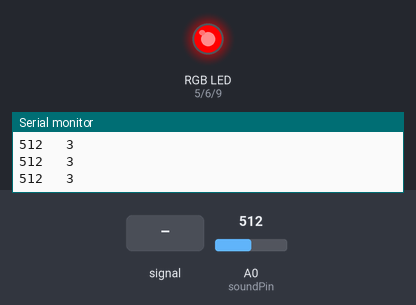
This sketch was run on a simulated Arduino Uno, built with avr-gcc and run on an emulated ATmega328P. On the bench: an RGB LED mixed from three pins (HIGH = lit), the last lines printed to the serial monitor. Inputs (shaded band) come from the test bench; at power-on: A0 (soundPin) = 512.

Above: at 1.2 s.
1.3 s: A0 (soundPin) set to 109
4.3 s: A0 (soundPin) set to 95
At 6.0 s:
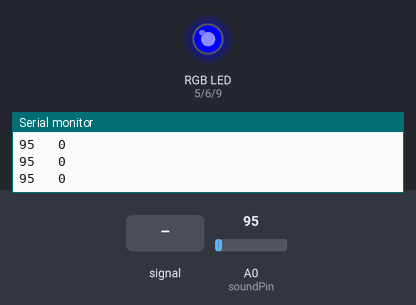
6.8 s: A0 (soundPin) fed a 200 Hz sine of ±81 counts around its level
At 7.4 s:
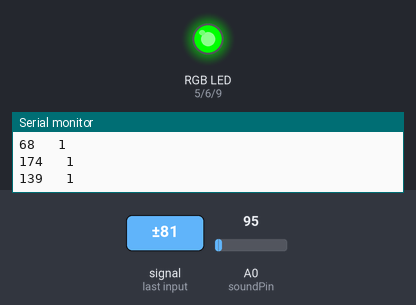
8.3 s: A0 (soundPin) set to 186
9.8 s: A0 (soundPin) set to 214
At 10.9 s:
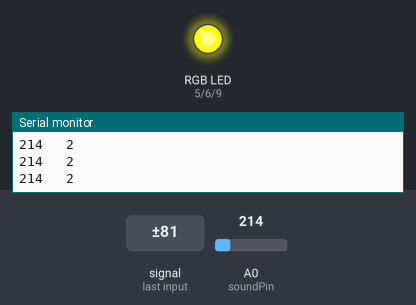
11.3 s: A0 (soundPin) set to 282
14.3 s: A0 (soundPin) set to 309
At 15.6 s:
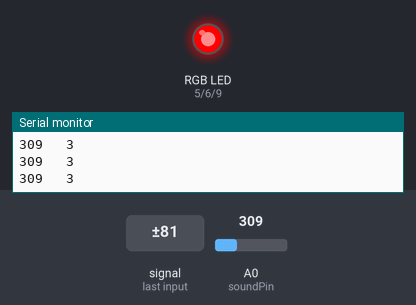
Timing chart, 0 to 16.8 s (numbered marks = the images above; inputs shaded):
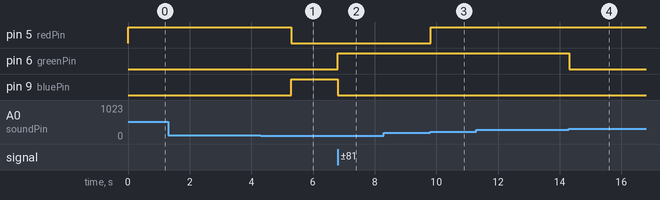

Measured:
- the behaviour switches between 100 and 99 on A0 (soundPin) (found by bisection; images 0 and 1)
- the behaviour switches between 199 and 200 on A0 (soundPin) (found by bisection; images 2 and 3)
- the behaviour switches between 299 and 300 on A0 (soundPin) (found by bisection; images 3 and 4)
- after the input at 4.3 s, pin 5 (redPin): HIGH → LOW after 1.0 s; pin 9 (bluePin): LOW → HIGH after 1.0 s
- after the input at 6.8 s, pin 6 (greenPin): LOW → HIGH at once; pin 9 (bluePin): HIGH → LOW at once
- after the input at 9.8 s, pin 5 (redPin): LOW → HIGH at once
- after the input at 14.3 s, pin 6 (greenPin): HIGH → LOW at once

The sketch:

SP_SoundDetector.ino
```cpp
/*
SparkFun Inventor's Kit
Example sketch 15

SOUND DETECTOR

Use the sound detector to measure the volume of the surrounding area and change the
color of an RGB based on that volume.
*/

 //pin variables
const int redPin = 5;
const int greenPin = 6;
const int bluePin = 9;
const int soundPin = 0;

//variables for storing raw sound and scaled value
int sound;
int scale;

uint32_t timer;

void setup()
{
 //start the serial port a@ 9600bps
 Serial.begin(9600);
 //set RGB pins to OUTPUT
 pinMode(redPin, OUTPUT);
 pinMode(greenPin, OUTPUT);
 pinMode(bluePin, OUTPUT);
 timer = millis();
}

void loop()
{
  int oldScale = scale;
 //read and store the audio from Envelope pin
 sound = analogRead(soundPin);
 //map sound which in a quiet room a clap is 300
 //from 0 to 3 to be used with switch case
 scale = map(sound, 0, 300, 0, 3);
 if (scale > 3) scale = 3;
 if (scale > 0) timer=millis();
 if (millis()-timer < 1000 && scale <= oldScale){
  if (oldScale > 0) {
    scale = oldScale;
  }
 }
 //print values over the serial port for debugging
 Serial.print(sound);
 Serial.print("   ");
 Serial.println(scale);


 //switch case on scaled value
switch (scale)
{
//if 0 RGB = Blue
case 0:
  digitalWrite(redPin, LOW);
  digitalWrite(greenPin, LOW);
  digitalWrite(bluePin, HIGH);
  break;
//if 1 RGB = Green
case 1:
  digitalWrite(redPin, LOW);
  digitalWrite(greenPin, HIGH);
  digitalWrite(bluePin, LOW);
  break;
//if 2 RGB = Yellow
case 2:
  digitalWrite(redPin, HIGH);
  digitalWrite(greenPin, HIGH);
  digitalWrite(bluePin, LOW);
  break;
//if 3 RGB = Red
case 3:
  digitalWrite(redPin, HIGH);
  digitalWrite(greenPin, LOW);
  digitalWrite(bluePin, LOW);
  break;
//default off
default:
  digitalWrite(redPin, LOW);
  digitalWrite(greenPin, LOW);
  digitalWrite(bluePin, LOW);
  break;
 }
}
```
